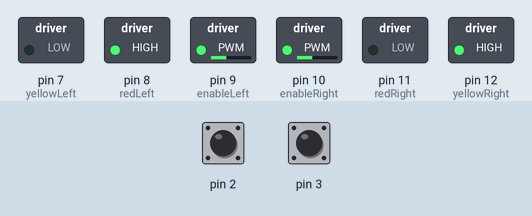
Simulated run of this sketch. Board: Arduino Uno, built with avr-gcc and run on an emulated ATmega328P. Parts: switched loads named in the sketch (green lamp = pin HIGH). The test bench sets the inputs (shaded band); at power-on: pin 2 LOW, pin 3 LOW.

Above: at 1.2 s.
1.3 s: pin 2 driven HIGH
At 2.1 s:
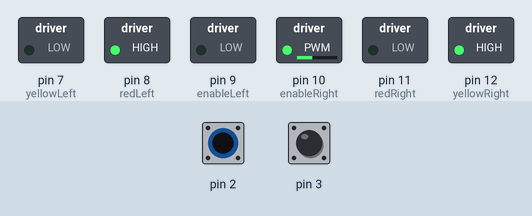
2.8 s: pin 3 driven HIGH
At 3.7 s:
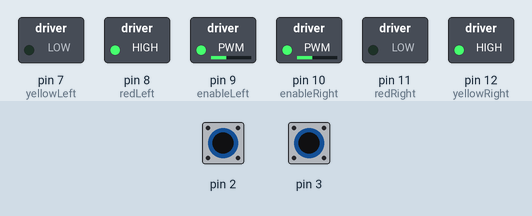
4.3 s: pin 3 pulsed LOW 2 times (0.12 s each, 0.3 s apart)
At 5.2 s:
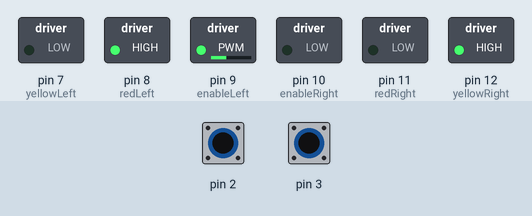
6.4 s: pin 2 pulsed LOW 5 times (0.12 s each, 0.3 s apart)
At 11.6 s:
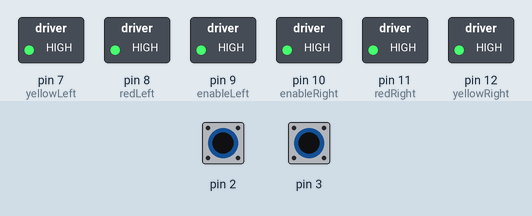
Timing chart, 0 to 11.9 s (numbered marks = the images above; inputs shaded):
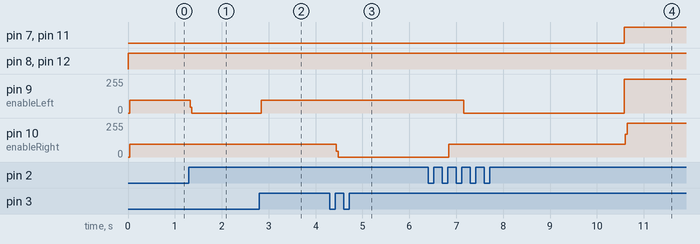

The sketch:

story_5rough.ino
```cpp
int enableLeft = 9;
int redLeft = 8;
int yellowLeft = 7;
int enableRight = 10;
int yellowRight = 12;
int redRight = 11;

volatile int leftCounter = 0, rightCounter = 0;

int timeCounter = 0;

void leftMotorISR()
{
  leftCounter++;
  //Serial.println(leftCounter);
}

void rightMotorISR()
{
  rightCounter++;
  //Serial.println(rightCounter);
}

void setup() {
  // put your setup code here, to run once:
  pinMode(enableLeft, OUTPUT);
  pinMode(redLeft, OUTPUT);
  pinMode(yellowLeft, OUTPUT);

  pinMode(enableRight, OUTPUT);
  pinMode(yellowRight, OUTPUT);
  pinMode(redRight, OUTPUT);

  attachInterrupt(digitalPinToInterrupt(2), leftMotorISR, RISING);
  attachInterrupt(digitalPinToInterrupt(3), rightMotorISR, RISING);

  //Serial.begin(115200);
}
void leftForward() {
  analogWrite(enableLeft, 100);   // left 110, right 110 (forwards)
  //digitalWrite(greenLeft, HIGH);
  digitalWrite(redLeft, HIGH);
  digitalWrite(yellowLeft, LOW);
//  Serial.println("Left motor on");
}

void rightForward() {
  analogWrite(enableRight, 100);
  //digitalWrite(greenRight, HIGH);
  digitalWrite(yellowRight, HIGH);
  digitalWrite(redRight, LOW);
//  Serial.println("Right motor on");
}


void forward() {
  analogWrite(enableRight, 0);
  analogWrite(enableLeft, 0);
  digitalWrite(redLeft, HIGH);
  digitalWrite(yellowLeft, LOW);
  digitalWrite(yellowRight, HIGH);
  digitalWrite(redRight, LOW);


  if(leftCounter==rightCounter){
     analogWrite(enableRight, 100);
     analogWrite(enableLeft, 100);
  }

  if(leftCounter>rightCounter){
     analogWrite(enableRight, 100);
     analogWrite(enableLeft, 0);
  }

  if(rightCounter>leftCounter){
     analogWrite(enableLeft, 100);
     analogWrite(enableRight, 0);
  }

//  rightForward();
//  leftForward();
//
//  while(leftCounter > rightCounter) {
//    //Serial.println(leftCounter);
//    //Serial.println(rightCounter);
//    stoppeth();
//    rightForward();
//    //Serial.println("stop left motor");
//  }
//
//  while(rightCounter > leftCounter) {
//    //Serial.println(leftCounter);
//    //Serial.println(rightCounter);
//    stoppeth();
//    //Serial.println("stop right motor");
//    leftForward();
//  }
}
/*void stoppeth(){
  digitalWrite(greenLeft, HIGH);   // left 100, right 100 (stoppeth)
  digitalWrite(redLeft, LOW);
  digitalWrite(yellowLeft, LOW);

  digitalWrite(greenRight, HIGH);
  digitalWrite(yellowRight, LOW);
  digitalWrite(redRight, LOW);

 } */

 void stoppeth(){
  digitalWrite(enableLeft, HIGH);   // left 111, right 111 (stoppeth)
  digitalWrite(redLeft, HIGH);
  digitalWrite(yellowLeft, HIGH);

  digitalWrite(enableRight, HIGH);
  digitalWrite(yellowRight, HIGH);
  digitalWrite(redRight, HIGH);

 }
void loop() {
  // put your main code here, to run repeatedly:
  while(timeCounter < 10000)
    {
      forward();
      timeCounter++;
      delay(1);
    }
      stoppeth();
}
// analogueWrite - on Enable. Change High/Low between 90-255. Rename Variables
```

Measured:
- after the input at 1.3 s, pin 9 (enableLeft): 97/255 → 0/255 at once
- after the input at 2.8 s, pin 9 (enableLeft): 0/255 → 97/255 at once
- after the input at 4.3 s, pin 10 (enableRight): 97/255 → 0/255 after 0.14 s
- after the input at 6.4 s, pin 10 (enableRight): 0/255 → 97/255 after 0.44 s, → 255/255 3.8 s later
